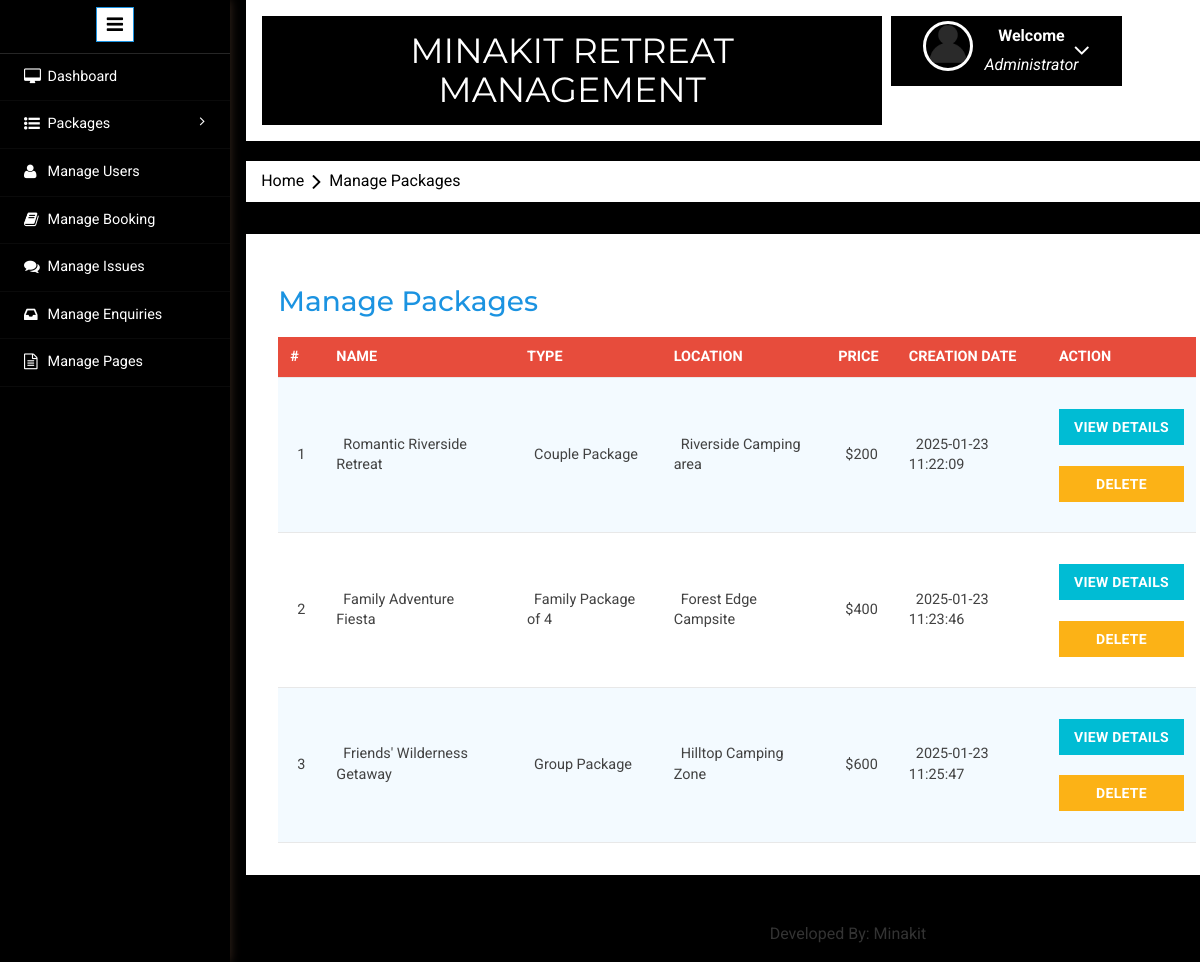
Page /admin/manage-packages.php (signed in) on the committed database.
### tables this page shows
CREATE TABLE `tbltourpackages` (
  `PackageId` int(11) NOT NULL,
  `PackageName` varchar(200) DEFAULT NULL,
  `PackageType` varchar(150) DEFAULT NULL,
  `PackageLocation` varchar(100) DEFAULT NULL,
  `PackagePrice` int(11) DEFAULT NULL,
  `PackageFetures` varchar(255) DEFAULT NULL,
  `PackageDetails` mediumtext DEFAULT NULL,
  `PackageImage` varchar(100) DEFAULT NULL,
  `Creationdate` timestamp NULL DEFAULT current_timestamp(),
  `UpdationDate` timestamp NULL DEFAULT NULL ON UPDATE current_timestamp()
);

### admin/manage-packages.php (the view, shortened to what this page needs)
<?php session_start();
include('includes/config.php');
if(strlen($_SESSION['alogin'])==0){
header('location:index.php');
}else{
	?>
<!DOCTYPE HTML>
<html>
<head>
<link href="css/bootstrap.min.css" rel='stylesheet' type='text/css' />
<link href="css/style.css" rel='stylesheet' type='text/css' />
<link rel="stylesheet" href="css/morris.css" type="text/css"/>
<link href="css/font-awesome.css" rel="stylesheet">
<link rel="stylesheet" type="text/css" href="css/table-style.css" />
<link rel="stylesheet" type="text/css" href="css/basictable.css" />
<link rel="stylesheet" href="css/icon-font.min.css" type='text/css' />
</head>
<body>
   <div class="page-container">
<div class="left-content">
	   <div class="mother-grid-inner">
				<?php include('includes/header.php');?>
				</div>
<ol class="breadcrumb">
                <li class="breadcrumb-item"><a href="index.html">Home</a><i class="fa fa-angle-right"></i>Manage Packages</li>
            </ol>
<div class="agile-grids">
				<div class="agile-tables">
					<div class="w3l-table-info">
					  <h2>Manage Packages</h2>
					    <table id="table">
						<thead>
						  <tr>
						  <th>#</th>
							<th >Name</th>
							<th>Type</th>
							<th>Location</th>
							<th>Price</th>
							<th>Creation Date</th>
							<th>Action</th>
						  </tr>
						</thead>
						<tbody>
<?php $sql = "SELECT * from tblTourPackages";
$query = $dbh -> prepare($sql);
$query->execute();
$results=$query->fetchAll(PDO::FETCH_OBJ);
$cnt=1;
if($query->rowCount() > 0)
{
foreach($results as $result)
{				?>
						  <tr>
							<td><?php echo htmlentities($cnt);?></td>
							<td><?php echo htmlentities($result->PackageName);?></td>
							<td><?php echo htmlentities($result->PackageType);?></td>
							<td><?php echo htmlentities($result->PackageLocation);?></td>
							<td>$<?php echo htmlentities($result->PackagePrice);?></td>
							<td><?php echo htmlentities($result->Creationdate);?></td>
							<td><a href="update-package.php?pid=<?php echo htmlentities($result->PackageId);?>"><button type="button" class="btn btn-primary btn-block">View Details</button></a><br />
<a href="manage-packages.php?action=delete&&id=<?php echo $result->PackageId;?>" onclick="return confirm('Do you really want to delete?')" class="btn btn-danger btn-block">Delete</a>
							</td>
						  </tr>
						 <?php $cnt=$cnt+1;} }?>
						</tbody>
					  </table>
					</div>
			</div>
<?php include('includes/footer.php');?>
</div>
</div>
						<?php include('includes/sidebarmenu.php');?>
							</div>
</body>
</html>
<?php } ?>

### admin/css/table-style.css (style rules this page uses)
table { background: white; border-collapse: collapse; margin: 1.25em 0 0; width: 100%; }
table tr, table th, table td { border: none; border-bottom: 1px solid #e8e8e8; font-size: .95em; }
table th, table td { padding: 10px 12px; text-align: left; }
table th { background: #e74c3c; color: #fff; text-transform: uppercase; }
table tr td { background: #f3faff; color: #424242; }
table tr:nth-of-type(2n+2) td { background: #ffffff; }
table { width: 100%; }

### rows in the picture
tbltourpackages: PackageName "Romantic Riverside Retreat", PackageType "Couple Package", PackageLocation "Riverside Camping area", PackagePrice "200", Creationdate "2025-01-23 11:22:09"
tbltourpackages: PackageName "Family Adventure Fiesta", PackageType "Family Package of 4", PackageLocation "Forest Edge Campsite", PackagePrice "400", Creationdate "2025-01-23 11:23:46"
tbltourpackages: PackageName "Friends' Wilderness Getaway", PackageType "Group Package", PackageLocation "Hilltop Camping Zone", PackagePrice "600", Creationdate "2025-01-23 11:25:47"
